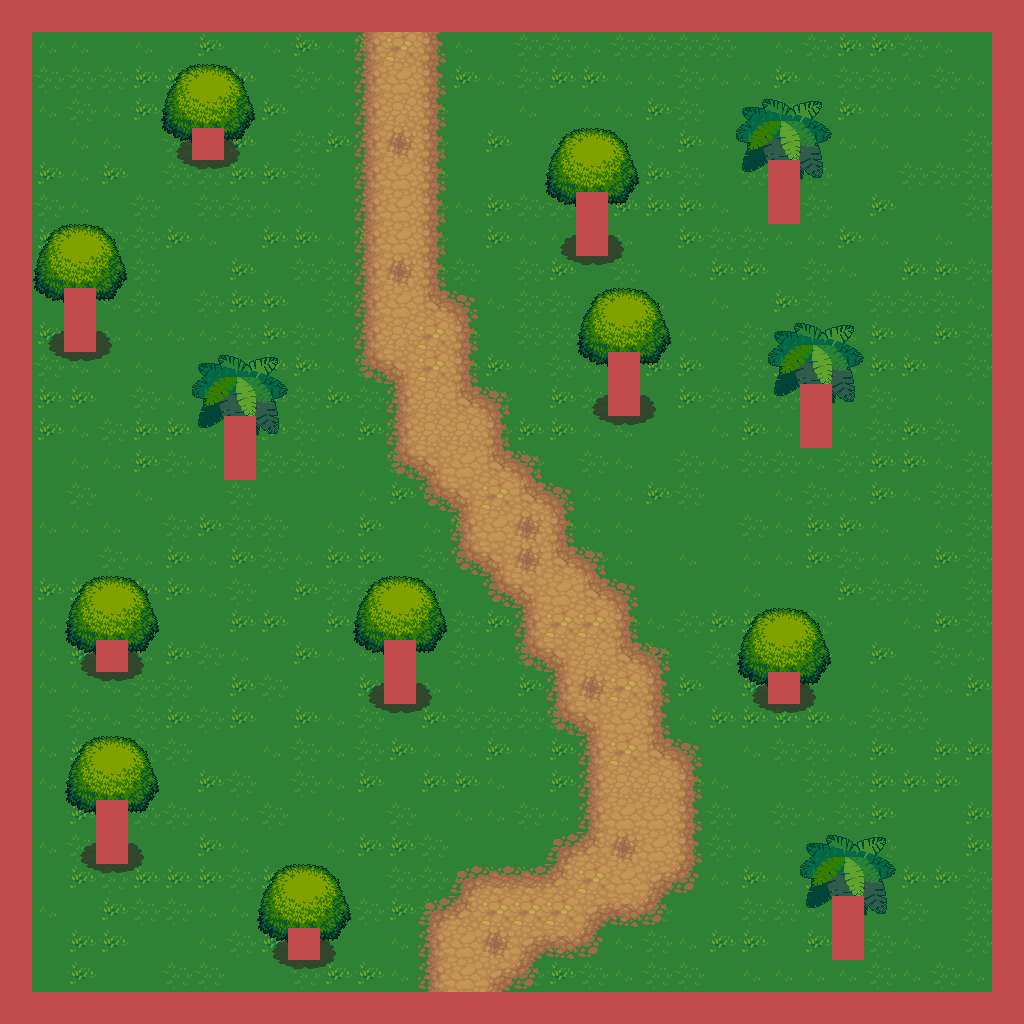

Below is a game level as drawn by its tile map, then a one-line description and the .tmx that defines it (tile-layer data replaced by summaries):
An orthogonal 32x32 tile map with 32x32 px tiles, 4 tile layers (Tile Layer 1, Tile Layer 2, Tile Layer 4, Tile Layer 4), 5 tilesets.

<map version="1.0" tiledversion="1.1.5" orientation="orthogonal" renderorder="right-down" width="32" height="32" tilewidth="32" tileheight="32" infinite="0" nextobjectid="1">
 <tileset firstgid="1" source="../assets/Terrain.tsx" />
 <tileset firstgid="1025" source="../assets/trunk.tsx" />
 <tileset firstgid="1043" source="../assets/treetop.tsx" />
 <tileset firstgid="1085" source="../assets/castlefloors.tsx" />
 <tileset firstgid="1185" source="../assets/plant repack.tsx" />
 <layer name="Tile Layer 1" width="32" height="32">
  <data>[1024 cells, 900 non-empty, 4 distinct tile ids]</data>
 </layer>
 <layer name="Tile Layer 2" width="32" height="32">
  <data>[1024 cells, 225 non-empty, 26 distinct tile ids]</data>
 </layer>
 <layer name="Tile Layer 4" width="32" height="32">
  <data>[1024 cells, 117 non-empty, 18 distinct tile ids]</data>
 </layer>
 <layer name="Tile Layer 4" width="32" height="32">
  <data>[1024 cells, 146 non-empty, 1 distinct tile ids]</data>
 </layer>
</map>
